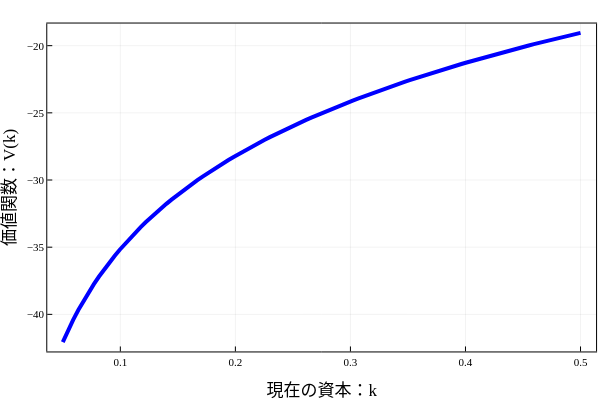

The cell this chart's notebook holds for it:
### Markdown cell above
# プロット

### Code cell
plt = plot(params.kgrid, valfn,
    color = :blue,
    legend = :none,
    xlabel = ("現在の資本：k"),
    ylabel = ("価値関数：V(k)"),
    linewidth = 4,
    titlefont = font("HackGen35Nerd", 12),
    guidefont = font("HackGen35Nerd", 12),
    tickfont = font("HackGen35Nerd", 8),
    legend_font_family = ("HackGen35Nerd"),
    legendfontsize = 12,
    framestyle = :semi,
)

### Figure 1 — Plotly figure (JSON) as saved in the notebook; plotly's stock layout.template omitted (floating-point values rounded to 4 significant figures)
{"data": [{"colorbar": {"len": 0.9109, "title": "", "x": 0.9934, "y": 0.5347}, "legendgroup": "y1", "line": {"color": "rgba(0, 0, 255, 1.000)", "dash": "solid", "shape": "linear", "width": 4}, "mode": "lines", "name": "y1", "showlegend": true, "type": "scatter", "x": [0.05, 0.0545, 0.059, 0.0635, 0.068, 0.0725, 0.077, 0.0815, 0.086, 0.0905, 0.095, 0.0995, 0.104, 0.1085, 0.113, 0.1175, 0.122, 0.1265, 0.131, 0.1355, 0.14, 0.1445, 0.149, 0.1535, 0.158, 0.1625, 0.167, 0.1715, 0.176, 0.1805, 0.185, 0.1895, 0.194, 0.1985, 0.203, 0.2075, 0.212, 0.2165, 0.221, 0.2255, 0.23, 0.2345, 0.239, 0.2435, 0.248, 0.2525, 0.257, 0.2615, 0.266, 0.2705, 0.275, 0.2795, 0.284, 0.2885, 0.293, 0.2975, 0.302, 0.3065, 0.311, 0.3155, 0.32, 0.3245, 0.329, 0.3335, 0.338, 0.3425, 0.347, 0.3515, 0.356, 0.3605, 0.365, 0.3695, 0.374, 0.3785, 0.383, 0.3875, 0.392, 0.3965, 0.401, 0.4055, 0.41, 0.4145, 0.419, 0.4235, 0.428, 0.4325, 0.437, 0.4415, 0.446, 0.4505, 0.455, 0.4595, 0.464, 0.4685, 0.473, 0.4775, 0.482, 0.4865, 0.491, 0.4955, 0.5], "xaxis": "x", "y": [-42.07, -41.21, -40.41, -39.68, -39.0, -38.35, -37.75, -37.18, -36.65, -36.14, -35.65, -35.19, -34.75, -34.32, -33.92, -33.53, -33.15, -32.79, -32.44, -32.1, -31.77, -31.46, -31.15, -30.85, -30.56, -30.28, -30.01, -29.74, -29.49, -29.23, -28.99, -28.75, -28.51, -28.28, -28.06, -27.84, -27.62, -27.41, -27.21, -27.01, -26.81, -26.62, -26.43, -26.24, -26.06, -25.88, -25.7, -25.53, -25.36, -25.19, -25.02, -24.86, -24.7, -24.54, -24.39, -24.24, -24.09, -23.94, -23.79, -23.65, -23.51, -23.37, -23.23, -23.09, -22.96, -22.83, -22.7, -22.57, -22.44, -22.32, -22.19, -22.07, -21.95, -21.83, -21.71, -21.59, -21.48, -21.36, -21.25, -21.14, -21.03, -20.92, -20.81, -20.7, -20.6, -20.49, -20.39, -20.29, -20.19, -20.09, -19.99, -19.89, -19.79, -19.69, -19.6, -19.5, -19.41, -19.32, -19.23, -19.13, -19.04], "yaxis": "y"}], "layout": {"annotations": [], "height": 400, "margin": {"b": 20, "l": 0, "r": 0, "t": 20}, "paper_bgcolor": "rgba(255, 255, 255, 1.000)", "plot_bgcolor": "rgba(255, 255, 255, 1.000)", "showlegend": false, "width": 600, "xaxis": {"anchor": "y", "domain": [0.07878, 0.9934], "gridcolor": "rgba(0, 0, 0, 0.100)", "gridwidth": 0.5, "linecolor": "rgba(0, 0, 0, 1.000)", "mirror": true, "range": [0.0365, 0.5135], "showgrid": true, "showline": true, "showticklabels": true, "tickangle": 0, "tickcolor": "rgb(0, 0, 0)", "tickfont": {"color": "rgba(0, 0, 0, 1.000)", "family": "HackGen35Nerd", "size": 11}, "tickmode": "array", "ticks": "inside", "ticktext": ["0.1", "0.2", "0.3", "0.4", "0.5"], "tickvals": [0.1, 0.2, 0.3, 0.4, 0.5], "title": "現在の資本：k", "titlefont": {"color": "rgba(0, 0, 0, 1.000)", "family": "HackGen35Nerd", "size": 17}, "type": "-", "visible": true, "zeroline": false, "zerolinecolor": "rgba(0, 0, 0, 1.000)"}, "yaxis": {"anchor": "x", "domain": [0.07929, 0.9902], "gridcolor": "rgba(0, 0, 0, 0.100)", "gridwidth": 0.5, "linecolor": "rgba(0, 0, 0, 1.000)", "mirror": true, "range": [-42.76, -18.35], "showgrid": true, "showline": true, "showticklabels": true, "tickangle": 0, "tickcolor": "rgb(0, 0, 0)", "tickfont": {"color": "rgba(0, 0, 0, 1.000)", "family": "HackGen35Nerd", "size": 11}, "tickmode": "array", "ticks": "inside", "ticktext": ["−40", "−35", "−30", "−25", "−20"], "tickvals": [-40, -35, -30, -25, -20], "title": "価値関数：V(k)", "titlefont": {"color": "rgba(0, 0, 0, 1.000)", "family": "HackGen35Nerd", "size": 17}, "type": "-", "visible": true, "zeroline": false, "zerolinecolor": "rgba(0, 0, 0, 1.000)"}}}
